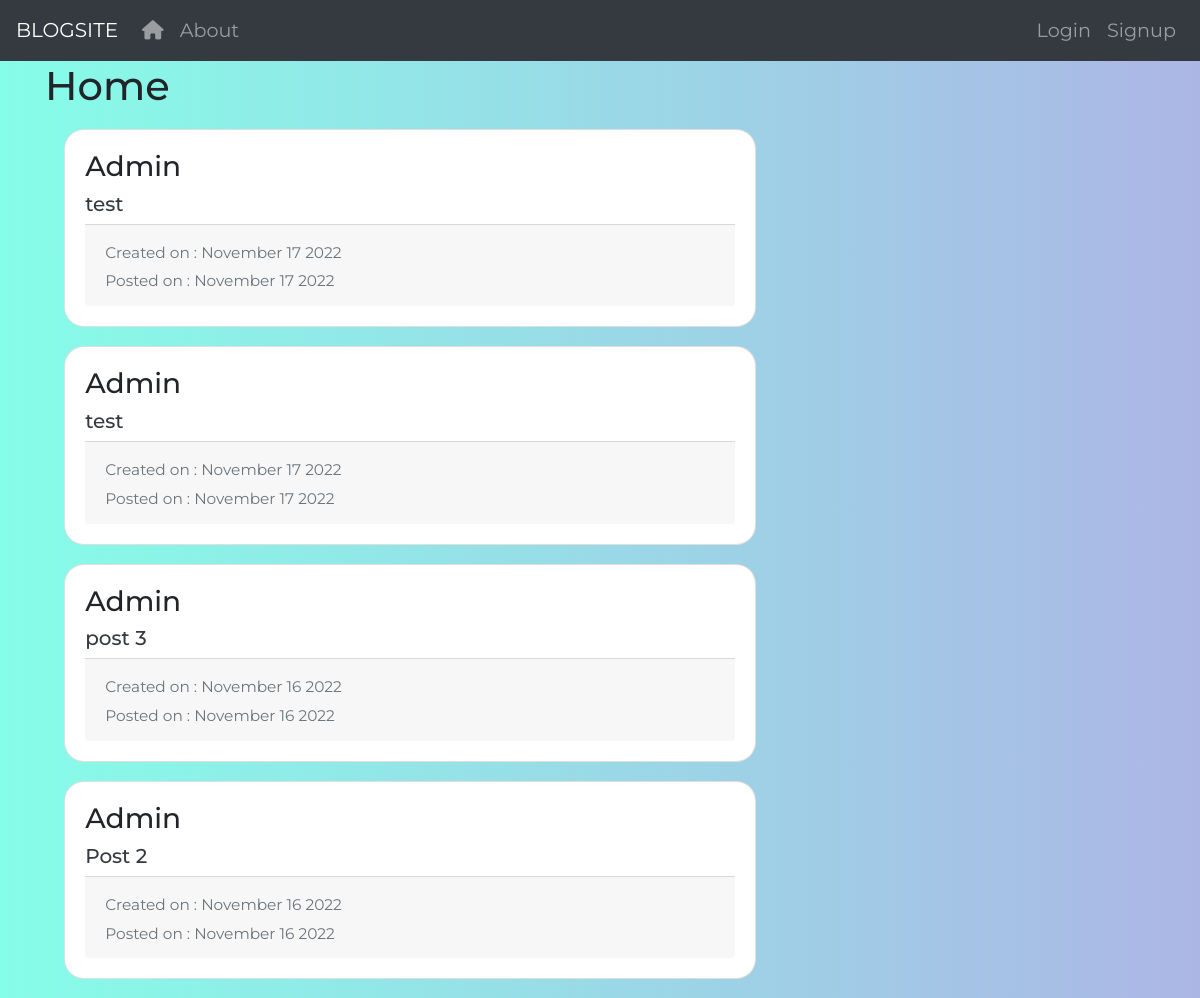
The app's page /post/Admin/, older data.
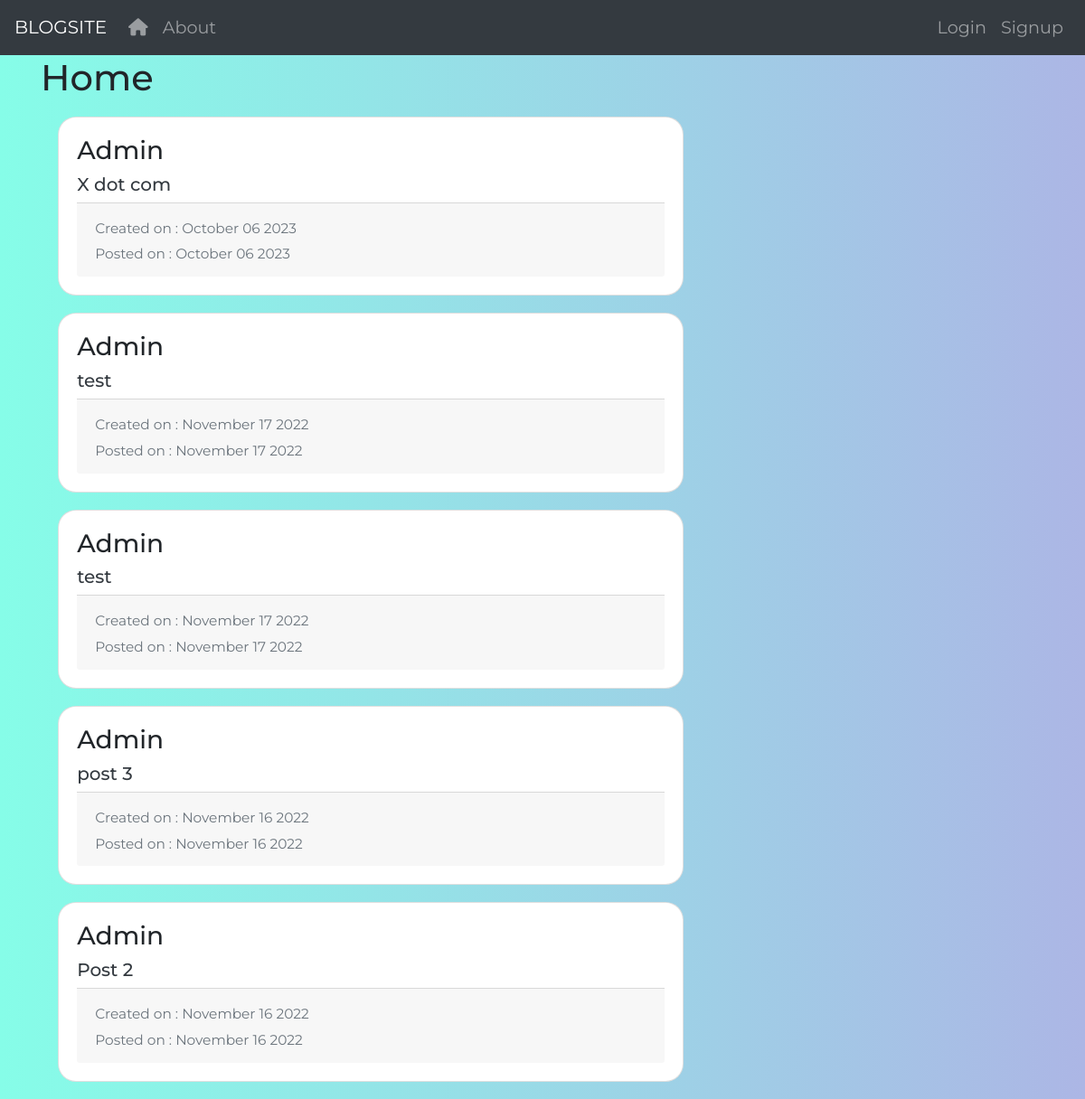
The same page, newer data.
### blog/models.py (models this page shows, shortened)
class Post(models.Model):
    author=models.ForeignKey(User,on_delete=models.CASCADE)
    title= models.CharField(max_length=100)
    content = models.TextField()
    create_date=models.DateTimeField(default=timezone.now)
    post_date=models.DateTimeField(blank=True,null=True)
    upvote = models.PositiveIntegerField(default=0)

### blog/views.py (the view)
# urls.py: path('post/<username>/',UserList.as_view(),name='user-posts'),
class UserList(ListView):
    model = Post
    template_name = 'blog/user_posts.html'
    context_object_name = 'posted'
    ordering = ['-post_date']
    paginate_by = 5
    def get_queryset(self):
        user = get_object_or_404(User,username = self.kwargs.get('username')) #get user from url
        return Post.objects.filter(author=user,post_date__isnull=False).order_by('-post_date')

### blog/templates/blog/user_posts.html (shortened to what this page needs)
{% extends "blog/base.html" %}
{% block content %}
{% if user.is_authenticated %}
  <h1 class ="mb-3 "> Post From {{view.kwargs.username}} ({{page_obj.paginator.count}})</h1>
{% else %}
  <h1 class ="mb-3 ">Home</h1>
{% endif %}
{% for pst in posted  %}
<div class="card">
  <div class="card-body">
    <h3>{{pst.author}}</h3>
    <h5><a class ="text-dark" href="{% url 'post-detail' username=pst.author pk=pst.id %}">{{pst.title}}</a></h5>
    <div class="card-footer text-muted">
      <small>Created on : {{pst.create_date|date:'F d Y'}}</small>
      <div>
        {% if pst.post_date %}
        <small>Posted on : {{pst.post_date|date:'F d Y'}}</small>
        {% else %}
        <small>This is a draft</small>
        {% endif %}
      </div>
    </div>
  </div>
</div>
{% endfor %}
{% endblock content %}

Row changes from the older to the newer data that the page shows:
added Post: author "Admin", title "X dot com", create_date "October 06 2023", post_date "October 06 2023"
